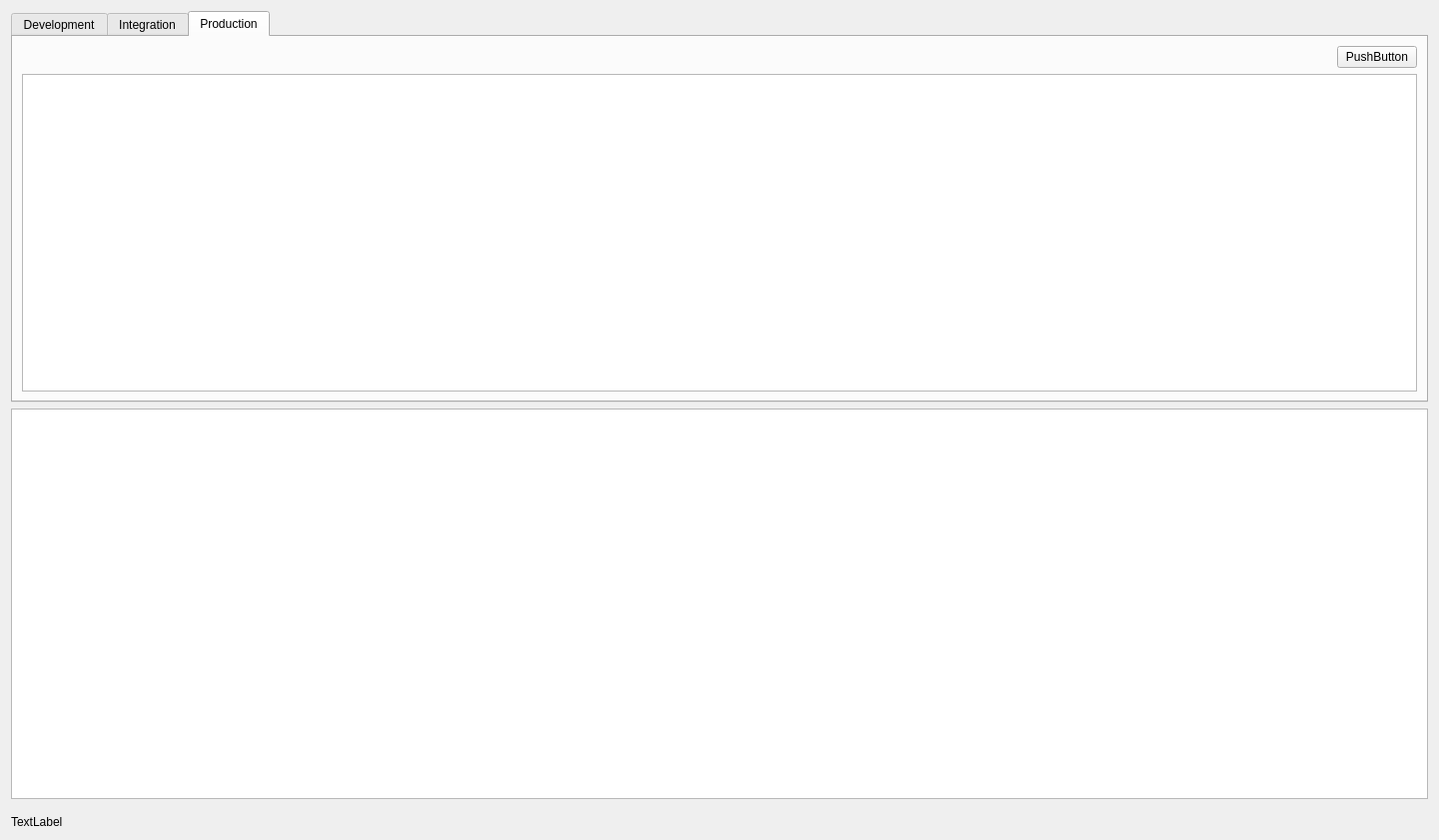
<?xml version="1.0" encoding="UTF-8"?>
<ui version="4.0">
 <class>MainWidget</class>
 <widget class="QWidget" name="MainWidget">
  <property name="geometry">
   <rect>
    <x>0</x>
    <y>0</y>
    <width>1440</width>
    <height>841</height>
   </rect>
  </property>
  <property name="windowTitle">
   <string>MainWindow</string>
  </property>
  <layout class="QVBoxLayout" name="verticalLayout">
   <item>
    <widget class="QTabWidget" name="tabWidget">
     <property name="currentIndex">
      <number>2</number>
     </property>
     <widget class="QWidget" name="tab">
      <attribute name="title">
       <string>Development</string>
      </attribute>
      <layout class="QVBoxLayout" name="verticalLayout_2">
       <item>
        <layout class="QHBoxLayout" name="horizontalLayout">
         <item>
          <spacer name="horizontalSpacer">
           <property name="orientation">
            <enum>Qt::Orientation::Horizontal</enum>
           </property>
           <property name="sizeHint" stdset="0">
            <size>
             <width>40</width>
             <height>20</height>
            </size>
           </property>
          </spacer>
         </item>
         <item>
          <widget class="QPushButton" name="devRefreshButton">
           <property name="text">
            <string>Refresh</string>
           </property>
          </widget>
         </item>
        </layout>
       </item>
       <item>
        <widget class="QTableView" name="devTableView"/>
       </item>
      </layout>
     </widget>
     <widget class="QWidget" name="tab_2">
      <attribute name="title">
       <string>Integration</string>
      </attribute>
      <layout class="QVBoxLayout" name="verticalLayout_3">
       <item>
        <layout class="QHBoxLayout" name="horizontalLayout_2">
         <item>
          <spacer name="horizontalSpacer_2">
           <property name="orientation">
            <enum>Qt::Orientation::Horizontal</enum>
           </property>
           <property name="sizeHint" stdset="0">
            <size>
             <width>40</width>
             <height>20</height>
            </size>
           </property>
          </spacer>
         </item>
         <item>
          <widget class="QPushButton" name="intRefreshButton">
           <property name="text">
            <string>PushButton</string>
           </property>
          </widget>
         </item>
        </layout>
       </item>
       <item>
        <widget class="QTableView" name="intTableView"/>
       </item>
      </layout>
     </widget>
     <widget class="QWidget" name="tab_3">
      <property name="layoutDirection">
       <enum>Qt::LayoutDirection::LeftToRight</enum>
      </property>
      <attribute name="title">
       <string>Production</string>
      </attribute>
      <layout class="QVBoxLayout" name="verticalLayout_4">
       <item>
        <layout class="QHBoxLayout" name="horizontalLayout_3">
         <item>
          <spacer name="horizontalSpacer_3">
           <property name="orientation">
            <enum>Qt::Orientation::Horizontal</enum>
           </property>
           <property name="sizeHint" stdset="0">
            <size>
             <width>40</width>
             <height>20</height>
            </size>
           </property>
          </spacer>
         </item>
         <item>
          <widget class="QPushButton" name="prodRefreshButton">
           <property name="text">
            <string>PushButton</string>
           </property>
          </widget>
         </item>
        </layout>
       </item>
       <item>
        <widget class="QTableView" name="prodTableView"/>
       </item>
      </layout>
     </widget>
    </widget>
   </item>
   <item>
    <widget class="QListView" name="logListView"/>
   </item>
   <item>
    <layout class="QHBoxLayout" name="horizontalLayout_4">
     <property name="topMargin">
      <number>10</number>
     </property>
     <item>
      <widget class="QLabel" name="statusLabel">
       <property name="text">
        <string>TextLabel</string>
       </property>
      </widget>
     </item>
    </layout>
   </item>
  </layout>
 </widget>
 <resources/>
 <connections/>
</ui>
